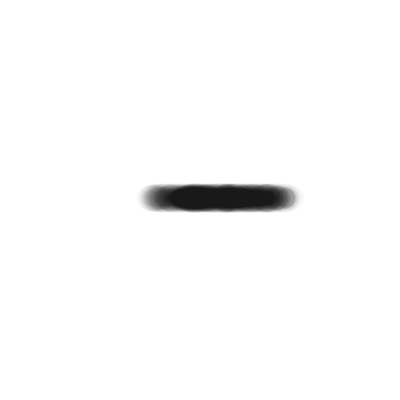
Frame 1 (no input)
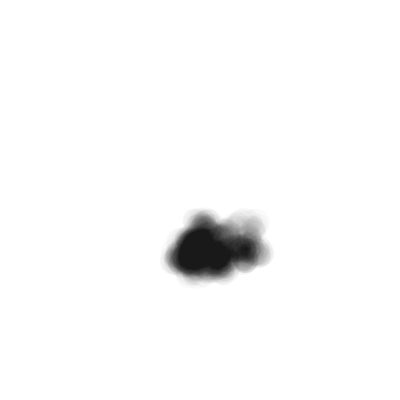
Frame 60 (the mouse pressed at the canvas centre just before this capture)
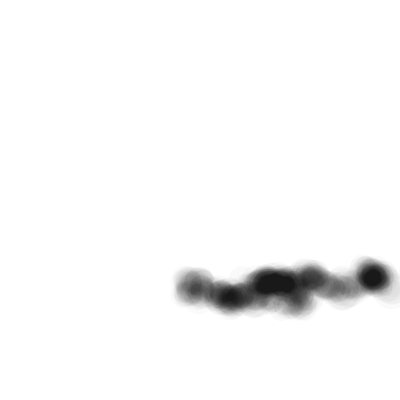
Frame 120 (the mouse held since frame 60 and released just before this capture)

The Processing sketch that drew these frames (run headless with seeded random() and noise(); from frame 60 on, the mouse is pressed at the canvas centre):

// Processing sketch: processing_5185
// ── processing_5185.pde

//Credits to http://processing.org/learning/topics/puff.html

// For puff head
float headX;
float headY;
float speedX = .7;
float speedY = .9;

// For puff body
int cells = 1000;
float[]px= new float[cells];
float[]py= new float[cells];
float[]radiiX = new float[cells];
float[]radiiY = new float[cells];
float[]angle = new float[cells];
float[]frequency = new float[cells];
float[]cellRadius = new float[cells];

void setup(){
  
  size(400, 400);
  
  // Begin in the center
  headX = width/2;
  headY = height/2;

  // Fill body arrays
  for (int i=0; i< cells; i++){
    radiiX[i] = random(-7, 7); 
    radiiY[i] = random(-4, 4);
    frequency[i]= random(-9, 9);
    cellRadius[i] = random(16, 30);
  }
  frameRate(100);
}

void draw(){
  background(-1);
  noStroke();
  fill(0, 5);

  // Follow the leader
  for (int i =0; i< cells; i++){
    if (i==0){
      px[i] = headX+sin(radians(angle[i]))*radiiX[i];
      py[i] = headY+cos(radians(angle[i]))*radiiY[i];
    } 
    else{
      px[i] = px[i-1]+cos(radians(angle[i]))*radiiX[i];
      py[i] = py[i-1]+sin(radians(angle[i]))*radiiY[i];

      // Check collision of body
      if (px[i] >= width-cellRadius[i]/2 || px[i] <= cellRadius[i]/2){
        radiiX[i]*=-1;
        cellRadius[i] = random(1, 40);
        frequency[i]= random(-13, 13);
      }
      if (py[i] >= height-cellRadius[i]/2 || py[i] <= cellRadius[i]/2){
        radiiY[i]*=-1;
        cellRadius[i] = random(1, 40);
        frequency[i]= random(-9, 9);
      }
    }
    // Draw puff
    ellipse(px[i],  py[i],  cellRadius[i],  cellRadius[i]);
    // Set speed of body
    angle[i]+=frequency[i];
  }

  // Set velocity of head
  headX+=speedX;
  headY+=speedY;

  // Check boundary collision of head
  if (headX >= width-cellRadius[0]/2 || headX <=cellRadius[0]/2){
    speedX*=-1;
  }
  if (headY >= height-cellRadius[0]/2 || headY <= cellRadius[0]/2){
    speedY*=-1;
  }
}
